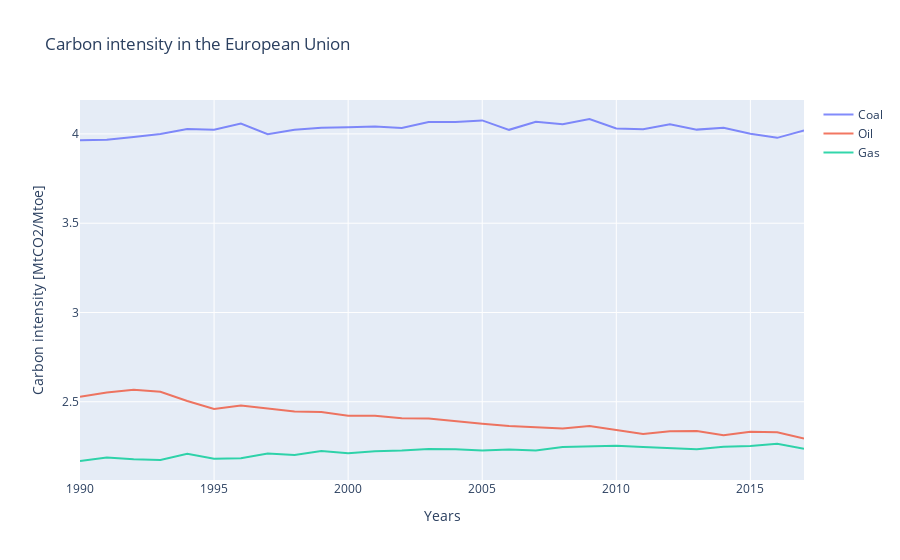

The cell this chart's notebook holds for it:
### Code cell
data = [coal_emi_fact, oil_emi_fact, gas_emi_fact, fossil_emi_fact]
name_columns = ["Coal", "Oil", "Gas", "Fossil (total)"]
title = "Carbon intensity in the European Union"
y_title = "Carbon intensity [MtCO2/Mtoe]"
visualize(data, name_columns, title, y_title, total=False, show=True)

### Figure 1 — Plotly figure (JSON) as saved in the notebook; plotly's stock layout.template omitted (floating-point values rounded to 4 significant figures)
{"data": [{"name": "Coal", "opacity": 0.8, "type": "scatter", "x": [1990, 1991, 1992, 1993, 1994, 1995, 1996, 1997, 1998, 1999, 2000, 2001, 2002, 2003, 2004, 2005, 2006, 2007, 2008, 2009, 2010, 2011, 2012, 2013, 2014, 2015, 2016, 2017], "y": [3.964, 3.968, 3.983, 3.999, 4.028, 4.024, 4.059, 3.999, 4.023, 4.034, 4.038, 4.041, 4.034, 4.066, 4.067, 4.076, 4.023, 4.068, 4.054, 4.084, 4.03, 4.026, 4.054, 4.024, 4.035, 4.002, 3.978, 4.019]}, {"name": "Oil", "opacity": 0.8, "type": "scatter", "x": [1990, 1991, 1992, 1993, 1994, 1995, 1996, 1997, 1998, 1999, 2000, 2001, 2002, 2003, 2004, 2005, 2006, 2007, 2008, 2009, 2010, 2011, 2012, 2013, 2014, 2015, 2016, 2017], "y": [2.528, 2.552, 2.567, 2.556, 2.504, 2.46, 2.479, 2.464, 2.446, 2.443, 2.422, 2.422, 2.407, 2.406, 2.39, 2.376, 2.364, 2.355, 2.35, 2.365, 2.344, 2.32, 2.335, 2.336, 2.312, 2.333, 2.33, 2.294]}, {"name": "Gas", "opacity": 0.8, "type": "scatter", "x": [1990, 1991, 1992, 1993, 1994, 1995, 1996, 1997, 1998, 1999, 2000, 2001, 2002, 2003, 2004, 2005, 2006, 2007, 2008, 2009, 2010, 2011, 2012, 2013, 2014, 2015, 2016, 2017], "y": [2.168, 2.188, 2.178, 2.174, 2.209, 2.181, 2.184, 2.211, 2.201, 2.225, 2.212, 2.222, 2.227, 2.236, 2.233, 2.226, 2.233, 2.228, 2.247, 2.252, 2.254, 2.246, 2.242, 2.235, 2.247, 2.252, 2.265, 2.236]}], "layout": {"legend": {"orientation": "v"}, "title": {"text": "Carbon intensity in the European Union"}, "xaxis": {"title": {"text": "Years"}}, "yaxis": {"title": {"text": "Carbon intensity [MtCO2/Mtoe]"}}}}
